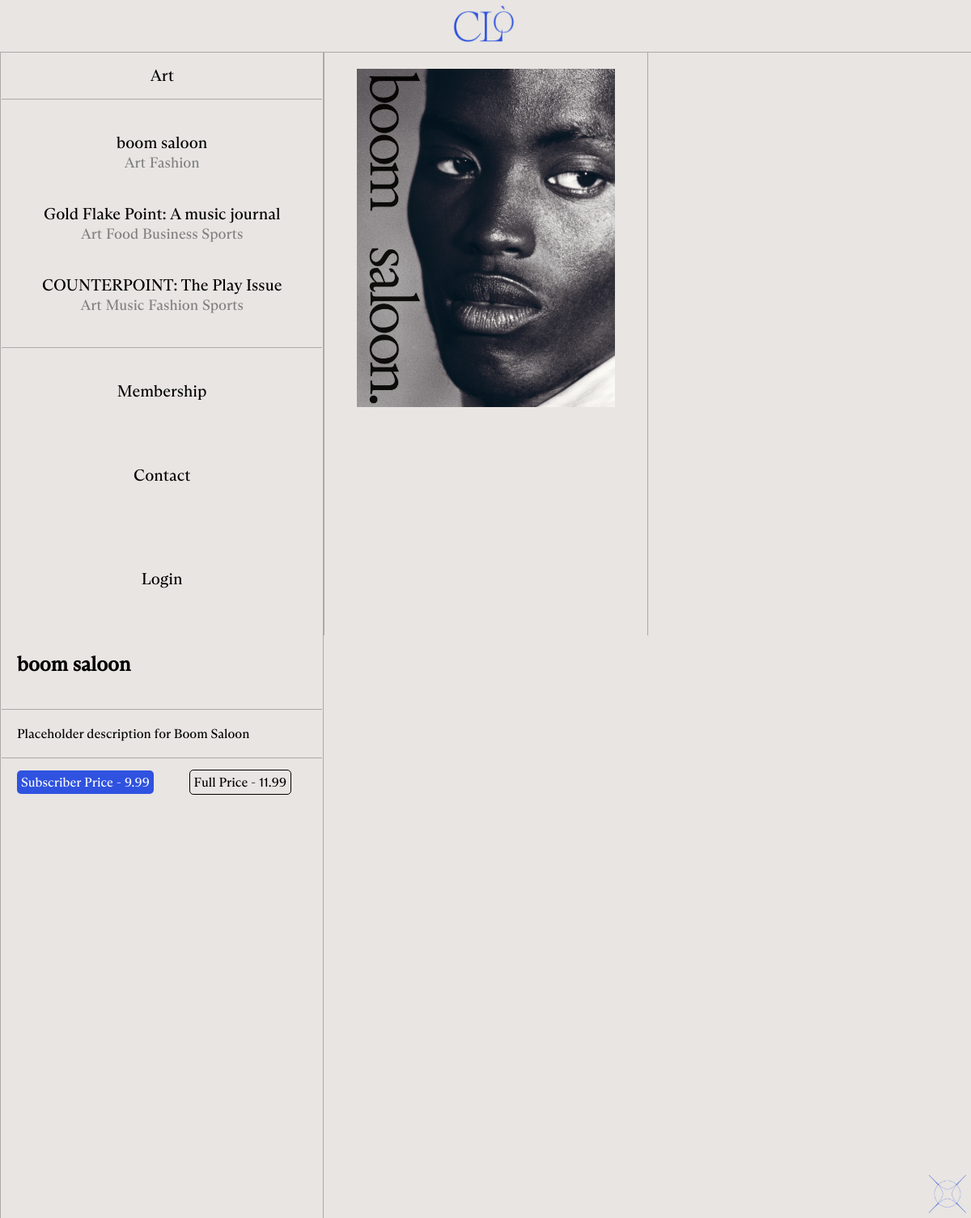
/category/art/, run on the app's committed database.
### magportal/models.py (models this page shows, shortened)
class Category(models.Model):
    CategoryID = models.AutoField(primary_key=True)
    Slug = models.SlugField(unique=True, null = True)
    Name = models.CharField(max_length=30)
    Mags = models.ManyToManyField('Magazine', blank = True)
    def __str__(self):
        return self.Name
    """To be added:
    Slug field for URLs
    """

class Magazine(models.Model):
    MagazineID = models.AutoField(primary_key=True)
    Slug = models.SlugField(unique=True, null=True)
    Name = models.CharField(max_length=50)
    Description = models.CharField(max_length=800)
    Image = models.ImageField(upload_to='magazine_images', blank=True)
    Date = models.DateField()
    URL = models.URLField(blank=True)
    Categories = models.ManyToManyField('Category', blank=True)
    Discount = models.CharField(unique=True, null=True, max_length=10)
    Price = models.DecimalField(max_digits=5, decimal_places=2)
    DiscountPrice = models.DecimalField(max_digits=5, decimal_places=2)
    """
    Stuff to be added:
    Issues class? (Many to one) - price, discountprice, discount code, image, url?

    """

### magportal/views.py (the view)
# urls.py: path('category/<slug:category_Name_Slug>/', views.browse_category, name='browse_category'),
def browse_category(request, category_Name_Slug):
    context_dict = {}
    try:
        cat = Category.objects.get(Slug = category_Name_Slug)
        magazine_list = cat.Mags.order_by('-Date')
        context_dict['results'] = magazine_list
        category_list = Category.objects.all()
        context_dict['cats'] = category_list
        context_dict['cat'] = cat
    except Category.DoesNotExist:
        return render(request, 'magportal/magazines.html')
    return render(request, 'magportal/magazines.html', context_dict)

### template/magportal/magazines.html (shortened to what this page needs)
{% extends 'magportal/base.html' %}
{% load static %}
{% block head_block %}
<link href="{% static '/css/mags.css' %}" rel="stylesheet">
{% endblock %}
{% block body_block %}
  <div class="nav-third third-div">
    <div class="dropdown">
      {% if cat %}
        <button onclick="myFunction()" class="dropbtn">{{cat}}</button>
      {% else %}
        <button onclick="myFunction()" class="dropbtn">Select Category</button>
      {% endif %}
    </div>
    <hr>
    <div class="mag-scroll">
    {% for result in results %}
      <a class="name" href="{{ result.URL }}" onmouseover = 'show("{{forloop.counter}}")'>{{ result.Name }}<br>
      {% for cat in result.Categories.all %}
        <span style="font-size: 18px; color: grey;">{{ cat }}</span>
      {% endfor %}
      </a>
    {% endfor %}
    </div>
    <hr>
    {% if user.is_authenticated %}
    <div class="dropdown">
      <span><a href="{% url 'magportal:membership' %}">Membership</a></span>
      <div class="dropdown-content">
        <a href="{% url 'magportal:edit_profile' user.get_username|slugify %}">My Profile</a>
        <a href="{% url 'magportal:view_profile' user.get_username|slugify %}">My Magazines</a>
      </div>
    </div>
    <a href="{% url 'magportal:logout' %}" class="login-btn">Logout</a>
    {% else %}
    <div class="dropdown">
      <span><a href="{% url 'magportal:login' %}">Membership</a></span>
    </div>
    <a href="{% url 'magportal:contact' %}">Contact</a><br>
    <a href="{% url 'magportal:login' %}">Login</a>
    {% endif %}
  </div>
  <div class="third-div" style="position: relative">
    {% for result in results %}
      <img class="mag-img" src="{{ result.Image.url }}" id="img{{forloop.counter}}"/>
    {% endfor %}
  </div>
    <div class="third-div">
    {% for result in results %}
      <span id="desc{{forloop.counter}}" class="mag-desc">
        <h1>{{result.Name}}</h1>
        <br>
        <hr>
        <p>{{result.Description}}</p>
        <hr>
        <br>
        <a href="#" class="blu-btn">Subscriber Price - {{result.DiscountPrice}}</a>
        <a href="#" class="clear-btn"> Full Price - {{result.Price}}</a>
        <br>
        <br>
        <br>
      </span>
    {% endfor %}
    </div>
{% endblock %}

### template/magportal/base.html (shortened to what this page needs)
<!DOCTYPE html>
{% load static %}
<html>
    <head>
        <link rel="stylesheet" href="{% static 'css/base.css' %}">
        {% block head_block %}
        {% endblock %}
    </head>
    <body style="background-color:#E8E5E2; height: 100%; position: relative;">
        <div class="top-bar" style="height: 8%;">
                <a href="{% url 'magportal:home' %}">
                <img class="logo1" src="{% static 'images/logo.png' %}"/>
                </a>
        </div>
        <div style="height: 90%; width: 100%; position: relative;">
            {% block body_block %}
            {% endblock %}
            <div class="logo2" >
                <img src="{% static 'images/logo2.png' %}" style="height: 50px; width: 50px; position: fixed;"/>
            </div>
        </div>
    </body>
</html>

### static/css/base.css (style rules this page uses)
.top-bar { margin: 0; padding: 0; overflow: hidden; border-bottom: 1px solid #abaaa8; width: 100%; text-align: center; position: relative; }
body { background-color: #E8E5E2; padding:0; margin:0; }
.logo1 { height:60px; width:90px; position: relative; top: 50%; transform: translateY(-50%); }
.logo2 { position: fixed; right: 50px; bottom: 50px; width:5px; height:5px; }
html { height: 100%; font-family: ABCArizona; }
.third-div { width:33.2%; min-height: 100%; height: fit-content; border-left: 1px solid #abaaa8; border-right: 1px solid #abaaa8; float: left; }
.nav-third { font-size: 20px; text-align: center; }
.nav-third a { margin: 40px; display: block; text-decoration: none; color: black; }
hr { border: 0; height: 1px; background-color: #abaaa8; margin: 1px; }
.blu-btn { background-color: #2F52E0; color: white; border-radius: 5px; border: 0px; margin: 20px; padding: 5px; text-decoration: none; cursor: pointer; }
.dropdown { position: relative; display: inline-block; width: 100%; }

### static/css/mags.css (style rules this page uses)
.dropbtn { padding: 16px; font-size: 20px; border: none; cursor: pointer; background-color: transparent; font-family:ABCArizona; }
.mag-img { max-width: 80%; display: none; margin: auto; padding-top: 20px; }
.mag-desc { display: none; }
.mag-desc h1 { font-size: 25px; margin: 20px; }
.mag-desc p { margin: 20px; }
.clear-btn { color: black; border-radius: 5px; border: 1px solid black; margin: 20px; padding: 5px; text-decoration: none; }
.mag-scroll { overflow-y: auto; max-height: 40vh; height: fit-content; }

### data on the page
Category: Name "Art"
Magazine: Name "boom saloon", Image (picture), Description "Placeholder description for Boom Saloon", DiscountPrice "9.99", Price "11.99"
Category: Name "Fashion"
Magazine: Name "Gold Flake Point: A music journal"
Category: Name "Food"
Category: Name "Business"
Category: Name "Sports"
Magazine: Name "COUNTERPOINT: The Play Issue"
Category: Name "Music"
